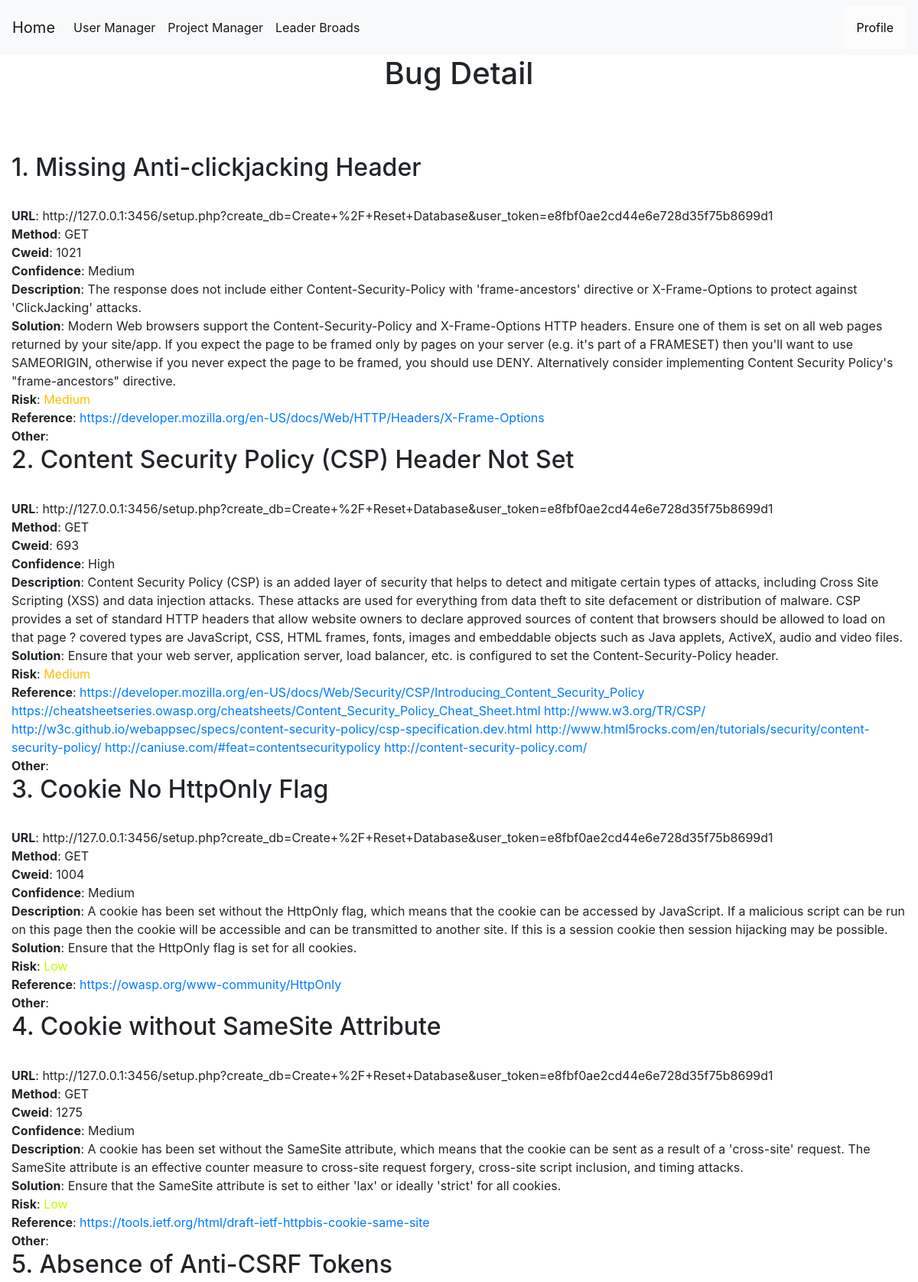
The page /bug-detail/1 (signed in, upper part) on the database its author committed.
### tables this page shows
CREATE TABLE bugs (
    bugid INTEGER PRIMARY KEY AUTOINCREMENT,
    requestid INTEGER NOT NULL,
    name TEXT NOT NULL,
    bugurl TEXT NOT NULL,
    method TEXT NOT NULL,
    cweid TEXT NOT NULL,
    confidence TEXT NOT NULL,
    description TEXT NOT NULL,
    solution TEXT NOT NULL,
    risk TEXT NOT NULL,
    reference TEXT NOT NULL DEFAULT NONE,
    other TEXT NOT NULL DEFAULT NONE,
    pentester TEXT,
    FOREIGN KEY (pentester) REFERENCES users(userid) ON DELETE CASCADE
    FOREIGN KEY (requestid) REFERENCES requests(requestid) ON DELETE CASCADE
);

### app.py (the view)
@app.route('/bug-detail/<int:id>', methods=('GET', 'POST'))
def bug_detail(id):
    msg = ''
    conn = get_db_connection()
    if session["userid"] == None:
        return redirect(url_for('login'))
    currentuser = get_current_user()
    conn = get_db_connection()
    requesturl = conn.execute('SELECT requesturl FROM requests WHERE requestid = ?',(id,)).fetchone()
    bugs = conn.execute('SELECT * FROM bugs WHERE bugurl LIKE ?',(requesturl["requesturl"],)).fetchall()
    return render_template('bug_detail.html',request=request,currentuser=currentuser,bugs=bugs,msg=msg)

### app.py (called while the page is built)
def get_db_connection():
    conn = sqlite3.connect('database.db')
    conn.row_factory = sqlite3.Row
    return conn

def get_current_user():
    userid = session["userid"]
    conn = get_db_connection()
    user = conn.execute('SELECT * FROM users WHERE userid = ?',(userid,)).fetchone()
    conn.commit()
    conn.close()
    return user

### templates/bug_detail.html (shortened to what this page needs)
{% extends 'base.html' %}
{% block content %}
    <center><h1>{% block title %}  Bug Detail  {% endblock %}</h1></center>
    <link rel= "stylesheet" type= "text/css" href= "{{ url_for('static',filename='css/showuser.css') }}">
  {% for bug in bugs %}
    <h2>{{ loop.index }}. {{bug.name}}</h2></br>
    <b>URL</b>: {{bug.bugurl}}</br>
    <b>Method</b>: {{bug.method}}<br>
    <b>Cweid</b>: {{bug.cweid}}</br>
    <b>Confidence</b>: {{bug.confidence}}</br>
    <b>Description</b>: {{bug.description}}</br>
    <b>Solution</b>: {{bug.solution}}</br>
    <b>Risk</b>:
    {% if bug.risk == "Informational" %}
    <a style="color:#00ffbf;">{{bug.risk}}</a></br>
    {% elif bug.risk == "Low" %}
    <a style="color:#bfff00;">{{bug.risk}}</a></br>
    {% elif bug.risk == "Medium" %}
    <a style="color:#ffbf00;">{{bug.risk}}</a></br>
    {% elif bug.risk == "High" %}
    <a style="color:#ff0000;">{{bug.risk}}</a></br>
    {% elif bug.risk == "Critical" %}
    <a style="color:#8000ff;" >{{bug.risk}}</a></br>
    {% endif %}
    <b>Reference</b>: <a href="{{bug.reference}}">{{bug.reference}}</a></br>
    <b>Other</b>: {{bug.other}}</br>
  {% endfor %}
{% endblock %}

### static/css/style.css (style rules this page uses)
body { min-height: 100vh; height: 100%; margin: 0; z-index: 10; display: grid; grid-template-rows: auto 1fr auto; }
body { display: flex; flex-direction: column; }

### rows shown on the page
bugs: name "Missing Anti-clickjacking Header", bugurl "http://127.0.0.1:3456/setup.php?create_db=Create+%2F+Reset+Database&user_token=e8fbf0ae2cd44e6e728d35f75b8699d1", method "GET", cweid "1021", confidence "Medium", description "The response does not include either Content-Security-Policy with 'frame-ancestors' directive or X-Frame-Options to protect against 'ClickJacking' attacks.", solution "Modern Web browsers support the Content-Security-Policy and X-Frame-Options HTTP headers. Ensure one of them is set on all web pages returned by your site/app. If you expect the page to be framed only by pages on your server (e.g. it's part of a FRAMESET) then you'll want to use SAMEORIGIN, otherwise if you never expect the page to be framed, you should use DENY. Alternatively consider implementing Content Security Policy's \"frame-ancestors\" directive.", risk "Medium", reference "https://developer.mozilla.org/en-US/docs/Web/HTTP/Headers/X-Frame-Options"
bugs: name "Content Security Policy (CSP) Header Not Set", bugurl "http://127.0.0.1:3456/setup.php?create_db=Create+%2F+Reset+Database&user_token=e8fbf0ae2cd44e6e728d35f75b8699d1", method "GET", cweid "693", confidence "High", description "Content Security Policy (CSP) is an added layer of security that helps to detect and mitigate certain types of attacks, including Cross Site Scripting (XSS) and data injection attacks. These attacks are used for everything from data theft to site defacement or distribution of malware. CSP provides a set of standard HTTP headers that allow website owners to declare approved sources of content that browsers should be allowed to load on that page ? covered types are JavaScript, CSS, HTML frames, fonts, images and embeddable objects such as Java applets, ActiveX, audio and video files.", solution "Ensure that your web server, application server, load balancer, etc. is configured to set the Content-Security-Policy header.", risk "Medium", reference "https://developer.mozilla.org/en-US/docs/Web/Security/CSP/Introducing_Content_Security_Policy https://cheatsheetseries.owasp.org/cheatsheets/Content_Security_Policy_Cheat_Sheet.html http://www.w3.org/TR/CSP/ http://w3c.github.io/webappsec/specs/content-security-policy/csp-specification.dev.html http://www.html5rocks.com/en/tutorials/security/content-security-policy/ http://caniuse.com/#feat=contentsecuritypolicy http://content-security-policy.com/"
bugs: name "Cookie No HttpOnly Flag", bugurl "http://127.0.0.1:3456/setup.php?create_db=Create+%2F+Reset+Database&user_token=e8fbf0ae2cd44e6e728d35f75b8699d1", method "GET", cweid "1004", confidence "Medium", description "A cookie has been set without the HttpOnly flag, which means that the cookie can be accessed by JavaScript. If a malicious script can be run on this page then the cookie will be accessible and can be transmitted to another site. If this is a session cookie then session hijacking may be possible.", solution "Ensure that the HttpOnly flag is set for all cookies.", risk "Low", reference "https://owasp.org/www-community/HttpOnly"
bugs: name "Cookie without SameSite Attribute", bugurl "http://127.0.0.1:3456/setup.php?create_db=Create+%2F+Reset+Database&user_token=e8fbf0ae2cd44e6e728d35f75b8699d1", method "GET", cweid "1275", confidence "Medium", description "A cookie has been set without the SameSite attribute, which means that the cookie can be sent as a result of a 'cross-site' request. The SameSite attribute is an effective counter measure to cross-site request forgery, cross-site script inclusion, and timing attacks.", solution "Ensure that the SameSite attribute is set to either 'lax' or ideally 'strict' for all cookies.", risk "Low", reference "https://tools.ietf.org/html/draft-ietf-httpbis-cookie-same-site"
bugs: name "Absence of Anti-CSRF Tokens"
